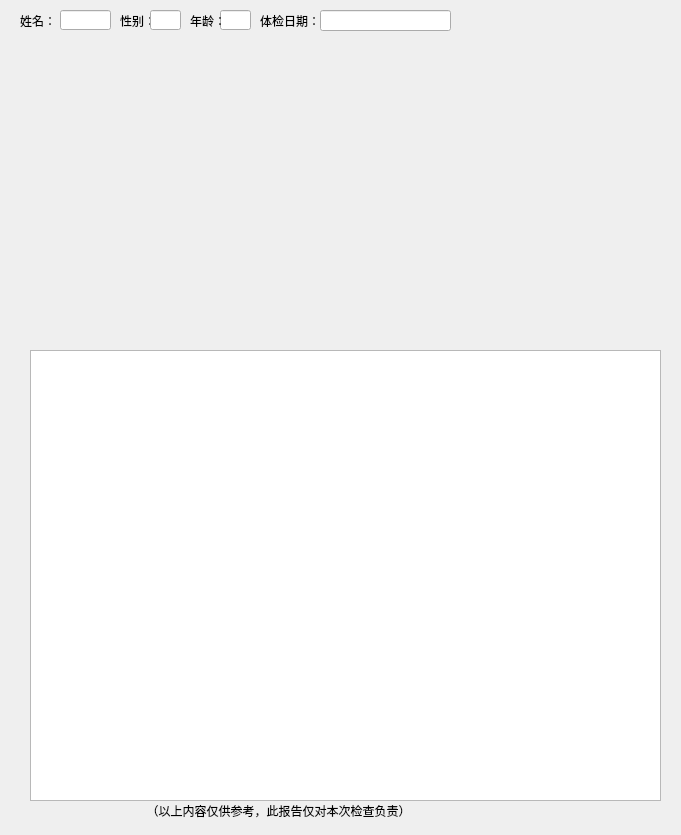
<?xml version="1.0" encoding="UTF-8"?>
<ui version="4.0">
 <class>report6</class>
 <widget class="QWidget" name="report6">
  <property name="geometry">
   <rect>
    <x>0</x>
    <y>0</y>
    <width>681</width>
    <height>835</height>
   </rect>
  </property>
  <property name="windowTitle">
   <string>Form</string>
  </property>
  <widget class="QLineEdit" name="lineEdit_date">
   <property name="geometry">
    <rect>
     <x>320</x>
     <y>10</y>
     <width>131</width>
     <height>21</height>
    </rect>
   </property>
   <property name="text">
    <string/>
   </property>
  </widget>
  <widget class="QLabel" name="label_7">
   <property name="geometry">
    <rect>
     <x>450</x>
     <y>10</y>
     <width>201</width>
     <height>31</height>
    </rect>
   </property>
   <property name="styleSheet">
    <string notr="true">background-image: url(:/new/picture/index3.png);</string>
   </property>
   <property name="text">
    <string/>
   </property>
  </widget>
  <widget class="QLabel" name="label_3">
   <property name="geometry">
    <rect>
     <x>20</x>
     <y>0</y>
     <width>31</width>
     <height>41</height>
    </rect>
   </property>
   <property name="styleSheet">
    <string notr="true"/>
   </property>
   <property name="text">
    <string>姓名：</string>
   </property>
  </widget>
  <widget class="QLineEdit" name="lineEdit_age">
   <property name="geometry">
    <rect>
     <x>220</x>
     <y>10</y>
     <width>31</width>
     <height>20</height>
    </rect>
   </property>
   <property name="text">
    <string/>
   </property>
  </widget>
  <widget class="QLabel" name="label_4">
   <property name="geometry">
    <rect>
     <x>120</x>
     <y>0</y>
     <width>31</width>
     <height>41</height>
    </rect>
   </property>
   <property name="styleSheet">
    <string notr="true"/>
   </property>
   <property name="text">
    <string>性别：</string>
   </property>
  </widget>
  <widget class="QLabel" name="label_6">
   <property name="geometry">
    <rect>
     <x>260</x>
     <y>0</y>
     <width>61</width>
     <height>41</height>
    </rect>
   </property>
   <property name="styleSheet">
    <string notr="true"/>
   </property>
   <property name="text">
    <string>体检日期：</string>
   </property>
  </widget>
  <widget class="QLabel" name="label_5">
   <property name="geometry">
    <rect>
     <x>190</x>
     <y>0</y>
     <width>31</width>
     <height>41</height>
    </rect>
   </property>
   <property name="styleSheet">
    <string notr="true"/>
   </property>
   <property name="text">
    <string>年龄：</string>
   </property>
  </widget>
  <widget class="QLabel" name="label_9">
   <property name="geometry">
    <rect>
     <x>0</x>
     <y>40</y>
     <width>681</width>
     <height>16</height>
    </rect>
   </property>
   <property name="styleSheet">
    <string notr="true">background-image: url(:/new/picture/index4.png);</string>
   </property>
   <property name="text">
    <string/>
   </property>
  </widget>
  <widget class="QLineEdit" name="lineEdit_name">
   <property name="geometry">
    <rect>
     <x>60</x>
     <y>10</y>
     <width>51</width>
     <height>20</height>
    </rect>
   </property>
   <property name="text">
    <string/>
   </property>
  </widget>
  <widget class="QLineEdit" name="lineEdit_sex">
   <property name="geometry">
    <rect>
     <x>150</x>
     <y>10</y>
     <width>31</width>
     <height>20</height>
    </rect>
   </property>
   <property name="text">
    <string/>
   </property>
  </widget>
  <widget class="QLabel" name="label_title">
   <property name="geometry">
    <rect>
     <x>220</x>
     <y>60</y>
     <width>221</width>
     <height>31</height>
    </rect>
   </property>
   <property name="styleSheet">
    <string notr="true">font: 75 18pt &quot;Aharoni&quot;;</string>
   </property>
   <property name="text">
    <string/>
   </property>
  </widget>
  <widget class="QLabel" name="label_picture">
   <property name="geometry">
    <rect>
     <x>200</x>
     <y>100</y>
     <width>261</width>
     <height>201</height>
    </rect>
   </property>
   <property name="styleSheet">
    <string notr="true"/>
   </property>
   <property name="text">
    <string/>
   </property>
  </widget>
  <widget class="QTextBrowser" name="textBrowser">
   <property name="geometry">
    <rect>
     <x>30</x>
     <y>350</y>
     <width>631</width>
     <height>451</height>
    </rect>
   </property>
  </widget>
  <widget class="QLabel" name="label">
   <property name="geometry">
    <rect>
     <x>90</x>
     <y>800</y>
     <width>501</width>
     <height>21</height>
    </rect>
   </property>
   <property name="text">
    <string>                 （以上内容仅供参考，此报告仅对本次检查负责）</string>
   </property>
  </widget>
 </widget>
 <resources/>
 <connections/>
</ui>
